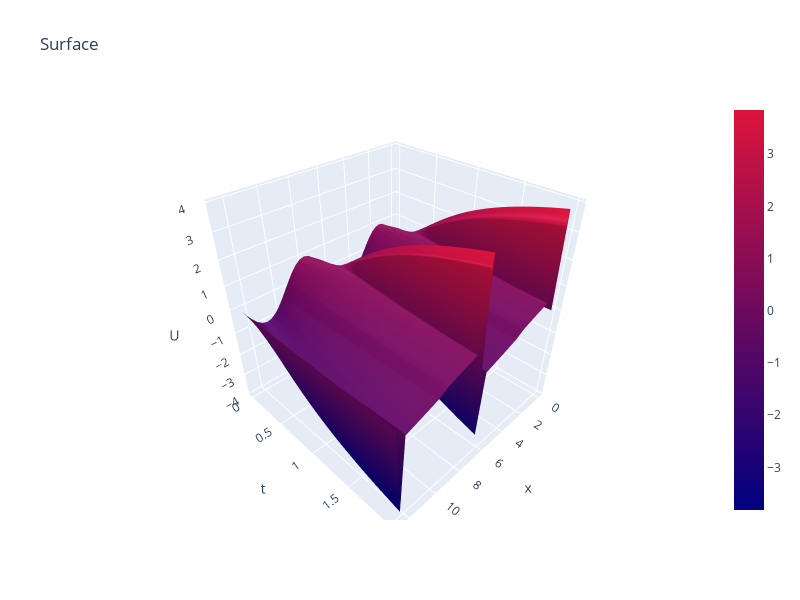

Write notebook code for a chart like this one.
### Code cell
fig = go.Figure(data=[go.Surface(z=results_G1, x=x_range, y=t_range[::-1])])

fig.update_layout(
    title='Surface', autosize=False,
    width=800, height=600,
    scene = dict(
        xaxis_title='x',
        yaxis_title='t',
        zaxis_title='U'
    )
)
fig.update_traces(colorscale = [[0, 'navy'], [1, 'crimson']], selector=dict(type='surface'))

fig.show()

### Figure 1 — Plotly figure (JSON) as saved in the notebook; plotly's stock layout.template omitted (floating-point values rounded to 4 significant figures; data arrays with more than 128 entries replaced by an {"elided": "..."} marker saying what was removed)
{"data": [{"colorscale": [[0, "navy"], [1, "crimson"]], "type": "surface", "x": [0, 0.3142, 0.6283, 0.9425, 1.257, 1.571, 1.885, 2.199, 2.513, 2.827, 3.142, 3.456, 3.77, 4.084, 4.398, 4.712, 5.027, 5.341, 5.655, 5.969, 6.283, 6.597, 6.912, 7.226, 7.54, 7.854, 8.168, 8.482, 8.796, 9.111, 9.425, 9.739, 10.05, 10.37, 10.68, 11.0, 11.31, 11.62, 11.94, 12.25, 12.57], "y": [2, 1.9, 1.8, 1.7, 1.6, 1.5, 1.4, 1.3, 1.2, 1.1, 1, 0.9, 0.8, 0.7, 0.6, 0.5, 0.4, 0.3, 0.2, 0.1, 0], "z": {"elided": "21x41 float values"}}], "layout": {"autosize": false, "height": 600, "scene": {"xaxis": {"title": {"text": "x"}}, "yaxis": {"title": {"text": "t"}}, "zaxis": {"title": {"text": "U"}}}, "title": {"text": "Surface"}, "width": 800}}
